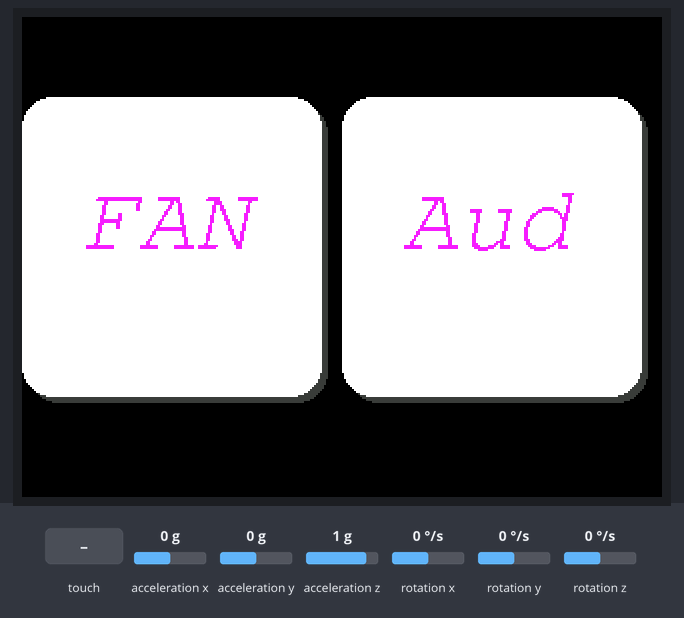
Simulated run of this sketch. Board: ESP32. On the bench: 320×240 colour display. The test bench sets the inputs (shaded band); at power-on: acceleration x 0 g, acceleration y 0 g, acceleration z 1 g, rotation x 0 °/s, rotation y 0 °/s, rotation z 0 °/s. Nothing arrives over Bluetooth unless stated; a phone connects over Bluetooth LE 3 s after start.

Above: at 3.4 s.
3.5 s: touch panel pressed at 13 % / 30 % of its raw x / y range
At 4.8 s:
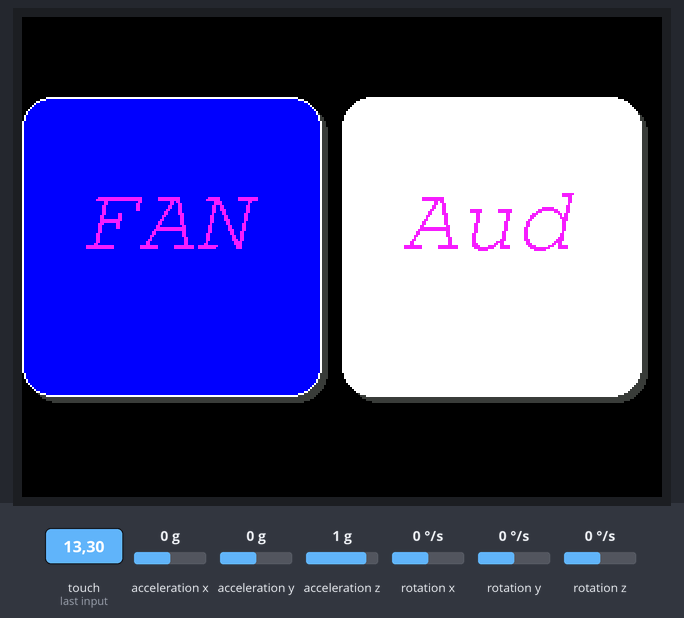
5.1 s: touch panel pressed at 62 % / 30 % of its raw x / y range
At 6.2 s:
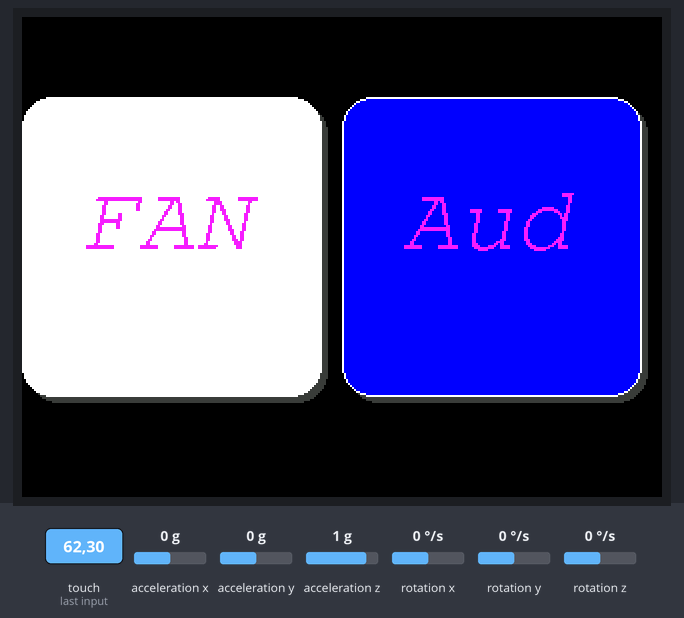
6.7 s: touch panel pressed at 38 % / 30 % of its raw x / y range
At 7.3 s:
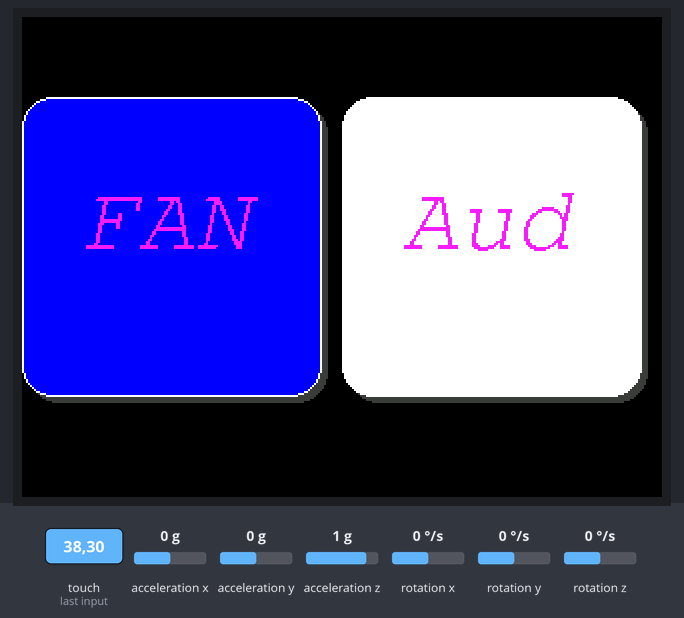
Timing chart, 0 to 9.7 s (numbered marks = the images above; inputs shaded):
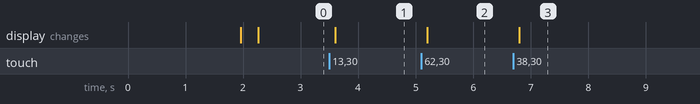

Measured:
- after the input at 3.5 s, the display: changes after 0.10 s (image 1)
- after the input at 5.1 s, the display: changes after 0.10 s (image 2)
- after the input at 6.7 s, the display: changes after 0.10 s (image 3)

The sketch:

M5.ino
```cpp
#include <M5Core2.h>
#include <SimpleKalmanFilter.h>
#include <BLEDevice.h>
#include <BLEUtils.h>
#include <BLEBeacon.h>
#include <BLEAdvertising.h>

#define BEACON_MAJOR 0 // Major value
#define BEACON_MINOR 0 // Minor value

BLEAdvertising *pAdvertising;

// define the button properties
const int buttonWidth = 150;         // button width
const int buttonHeight = 150;        // button height
const int buttonY = 40;              // button y position
const int cornerRadius = 15;         // radius of the button corners
const uint16_t shadowColor = 0x39E7; // shadow color

uint8_t custom1 = 0x00; // first byte of iBeacon command UUID
uint8_t custom2 = 0x00; // second byte of iBeacon command UUID
uint8_t custom3 = 0x00; // third byte of iBeacon command UUID
uint8_t custom4 = 0x00; // fourth byte of iBeacon command UUID

float e_mea = 0.1; // noise of the measurement
float e_est = 0.1; // error of the estimate
float q = 0.01;     // noise of the process

// Create a Kalman filter object for each axis
SimpleKalmanFilter kalmanX(e_mea, e_est, q);
SimpleKalmanFilter kalmanY(e_mea, e_est, q);
SimpleKalmanFilter kalmanZ(e_mea, e_est, q);
// create Kalman filter objects for Pitch and Roll angles
SimpleKalmanFilter kalmanPitch(e_mea, e_est, q);
SimpleKalmanFilter kalmanRoll(e_mea, e_est, q);
SimpleKalmanFilter kalmanGx(e_mea, e_est, q);
SimpleKalmanFilter kalmanGy(e_mea, e_est, q);
SimpleKalmanFilter kalmanGz(e_mea, e_est, q);

float axSum = 0, aySum = 0, azSum = 0;  // accelerometer calibration sum
float gxSum = 0, gySum = 0, gzSum = 0;  // IMU calibration sum

const float ACC_THRESHOLD = 0.2;  // acceleration threshold for motion detection
const float GYRO_THRESHOLD = 60.0;  // IMU threshold for rotation detection

float axOffset = 0, ayOffset = 0, azOffset = 0;  // accelerometer offset
float gxOffset = 0, gyOffset = 0, gzOffset = 0;  // IMU offset

const int CALIBRATION_SAMPLES = 1000;  // number of calibration samples
const int CALIBRATION_DELAY = 1;      // time interval for calibration (ms)

float ax, ay, az, gx, gy, gz;
// Kalman filter variables for X, Y, Z axes
float alpha = 0.1; // smoothing factor between 0 and 1
float smoothedValue = 0;

float x = 0, y = 0, z = 0;
float yaw = 0, pitch = 0, roll = 0;
unsigned long prevTime = 0;
float deltaTime = 0.0;
char motionState[10];

/**
 * function to start the iBeacon
 * @param custom1 the first byte of the iBeacon command UUID
 * @param custom2 the second byte of the iBeacon command UUID
 * @param custom3 the third byte of the iBeacon command UUID
 * @param custom4 the fourth byte of the iBeacon command UUID
*/
void startBeacon(uint8_t custom1, uint8_t custom2, uint8_t custom3, uint8_t custom4) {
  BLEDevice::init("M5Core2 iBeacon"); // initialize BLE

  BLEServer *pServer = BLEDevice::createServer(); // create BLE server
  pAdvertising = pServer->getAdvertising(); // get advertising object

  BLEBeacon oBeacon = BLEBeacon();
  oBeacon.setManufacturerId(0x4C00); // set manufacturer ID

  // make UUID
  char uuid[37];
  // sprintf(uuid, "C33E4011-9AC2-%02X%02X-%02X%02X-999999999999", custom1, custom2, custom3, custom4);
  sprintf(uuid, "99999999-9999-%02X%02X-%02X%02X-C29A11403EC3", custom4, custom3, custom2, custom1);
  oBeacon.setProximityUUID(BLEUUID(uuid));

  oBeacon.setMajor(BEACON_MAJOR); // set Major value
  oBeacon.setMinor(BEACON_MINOR); // set Minor value
  oBeacon.setSignalPower(0xC5); // set signal power

  // set iBeacon data
  BLEAdvertisementData oAdvertisementData = BLEAdvertisementData();
  oAdvertisementData.setFlags(0x04); // BR_EDR_NOT_SUPPORTED 0x04

  // set service data
  std::string strServiceData = "";
  strServiceData += (char)26;     // Len
  strServiceData += (char)0xFF;   // Type
  strServiceData += oBeacon.getData();
  oAdvertisementData.addData(strServiceData);

  // set scan response data
  BLEAdvertisementData oScanResponseData = BLEAdvertisementData();
  oScanResponseData.setName("M5Core2 iBeacon");

  pAdvertising->setAdvertisementData(oAdvertisementData);
  pAdvertising->setScanResponseData(oScanResponseData);

  pAdvertising->start(); // start advertising
}

void calibrateIMU() {
  M5.Lcd.fillScreen(BLACK);
  M5.Lcd.setCursor(0, 40);
  M5.Lcd.println("Calibrating IMU...");
  M5.Lcd.println("Keep the device still.");

  // reset calibration sum
  delay(50);
  axSum = 0; aySum = 0; azSum = 0;
  gxSum = 0; gySum = 0; gzSum = 0;

  float accx = 0.0, accy = 0.0, accz = 0.0, gyx = 0.0, gyy = 0.0, gyz = 0.0;
  // collect calibration samples
  for (int i = 0; i < CALIBRATION_SAMPLES; i++) {
    M5.IMU.getAccelData(&accx, &accy, &accz);
    M5.IMU.getGyroData(&gx, &gy, &gz);


    float calibrateax = kalmanGx.updateEstimate(accx * 9.8);
    float calibrateay = kalmanGy.updateEstimate(accy * 9.8);
    float calibrateaz = kalmanGz.updateEstimate(accz * 9.8);

    calibrateax = round(calibrateax * 100) / 100.0;
    calibrateay = round(calibrateay * 100) / 100.0;
    calibrateaz = round(calibrateaz * 100) / 100.0;

    axSum += calibrateax; aySum += calibrateay; azSum += calibrateaz;
    gxSum += gx; gySum += gy; gzSum += gz;

    delay(CALIBRATION_DELAY);
  }

  // calculate offset
  axOffset = (axSum / CALIBRATION_SAMPLES) - 0;
  ayOffset = (aySum / CALIBRATION_SAMPLES) - 0;
  azOffset = (azSum / CALIBRATION_SAMPLES) - 9.8;
  gxOffset = (gxSum / CALIBRATION_SAMPLES) - 0;
  gyOffset = (gySum / CALIBRATION_SAMPLES) - 0;
  gzOffset = (gzSum / CALIBRATION_SAMPLES) - 0;

  M5.Lcd.fillScreen(BLACK);
  M5.Lcd.setCursor(0, 40);
  M5.Lcd.println("Calibration done!");
  delay(100);
}

/**
 * function to draw a button
 * @param label the text to display on the button
 * @param x the x position of the button
 * @param y the y position of the button
 * @param color the color of the button
 */
void drawButton(String label, int x, int y, uint16_t color)
{

    // draw shadow
    M5.Lcd.fillRoundRect(x + 3, y + 3, buttonWidth, buttonHeight, cornerRadius, shadowColor);
    // draw button
    M5.Lcd.fillRoundRect(x, y, buttonWidth, buttonHeight, cornerRadius, color);
    // draw border
    M5.Lcd.drawRoundRect(x, y, buttonWidth, buttonHeight, cornerRadius, WHITE);
    // set text color
    M5.Lcd.setCursor(x + 30, y + buttonHeight / 2); // set the cursor position
    M5.Lcd.print(label);                            // print the label
}

void setup()
{
    M5.begin();
    Serial.begin(115200);
    M5.IMU.Init();
    calibrateIMU();
    prevTime = millis();
    M5.Lcd.setFont(&FreeMonoOblique24pt7b); // set the font

    // initialize the display
    M5.Lcd.fillScreen(BLACK);
    M5.Lcd.setTextColor(WHITE, BLACK);
    M5.Lcd.setTextColor(0x00f0ff, WHITE);

    // draw buttons
    drawButton("FAN", 0, buttonY, WHITE);
    drawButton("Aud", 160, buttonY, WHITE);
    startBeacon(custom1, custom2, custom3, custom4);
}

void loop() {

    M5.update();

    if (M5.Touch.ispressed())
    {
        TouchPoint_t pos = M5.Touch.getPressPoint(); // get the touch point

        if (pos.y >= buttonY && pos.y < buttonY + buttonHeight)
        {
            if (pos.x >= 0 && pos.x < buttonWidth)
            {                        // area of the FAN button
                custom1 = 0x01;
                M5.Lcd.setTextColor(0x00f0ff, BLUE);
                drawButton("FAN", 0, buttonY, BLUE); // set button FAN to blue
                M5.Lcd.setTextColor(0x00f0ff, WHITE);
                drawButton("Aud", 160, buttonY, WHITE); // reset button Aud to white
                delay(50);
                startBeacon(custom1, custom2, custom3, custom4);
            }
            else if (pos.x >= 160 && pos.x < 320)
            {                        // area of the Aud button
                custom1 = 0x02;
                M5.Lcd.setTextColor(0x00f0ff, BLUE);
                drawButton("Aud", 160, buttonY, BLUE); // set button Aud to blue
                M5.Lcd.setTextColor(0x00f0ff, WHITE);
                drawButton("FAN", 0, buttonY, WHITE); // reset button FAN to white
                delay(50);
                startBeacon(custom1, custom2, custom3, custom4);
            }
        }
    }

    M5.IMU.getAccelData(&ax, &ay, &az); // unit g
    M5.IMU.getGyroData(&gx, &gy, &gz);
    M5.IMU.getAhrsData(&pitch, &roll, &yaw);

    unsigned long currentTime = micros();
    deltaTime = (currentTime - prevTime) / 1000000.0;
    prevTime = currentTime;
    ax = ax * 9.8;
    ay = ay * 9.8;
    az = az * 9.8;

    float filteredX = kalmanX.updateEstimate(ax);
    float filteredY = kalmanY.updateEstimate(ay);
    float filteredZ = kalmanZ.updateEstimate(az);

    filteredX = round(filteredX * 100) / 100.0;
    filteredY = round(filteredY * 100) / 100.0;
    filteredZ = round(filteredZ * 100) / 100.0;

    filteredX = filteredX - axOffset;
    filteredY = filteredY - ayOffset;
    filteredZ = filteredZ - azOffset;

    float pitchAcc = atan2(ax, sqrt(ay * ay + az * az)) * 180 / PI;
    float rollAcc = atan2(ay, sqrt(ax * ax + az * az)) * 180 / PI;
    float pitch = kalmanPitch.updateEstimate(pitchAcc);
    float roll = kalmanRoll.updateEstimate(rollAcc);

    float gxf = kalmanGx.updateEstimate(gx);
    float gyf = kalmanGy.updateEstimate(gy);
    float gzf = kalmanGz.updateEstimate(gz);
    if (abs(pitch) > 3 || abs(roll) > 3 || abs(filteredZ) > 10 || abs(gxf) > GYRO_THRESHOLD) {
        if (abs(pitch) > 10) {
            if (pitch > 0) {
                custom2 = 0x01; // left
            } else {
                custom2 = 0x02; // right
            }
            startBeacon(custom1, custom2, custom3, custom4);
        } else if (abs(roll) > 10) {
            if (roll > 0) {
                custom2 = 0x04; // back
            } else {
                custom2 = 0x03; // front
            }
            startBeacon(custom1, custom2, custom3, custom4);
        } else if (abs(filteredZ) > 10) {
            if (filteredZ > 11)
            {
                custom2 = 0x05; // uper
                startBeacon(custom1, custom2, custom3, custom4);
            } else if (filteredZ < 5) {
                custom2 = 0x06; // down
                startBeacon(custom1, custom2, custom3, custom4);
            }
        } else if (abs(gzf) > GYRO_THRESHOLD) {
            if (gzf > 0) {
                custom2 = 0x07; // anti
            } else {
                custom2 = 0x08; // count
            }
            startBeacon(custom1, custom2, custom3, custom4);
        }
    } else {
        custom2 = 0x00;
        startBeacon(custom1, custom2, custom3, custom4);
	}
    delay(10);
}
```
